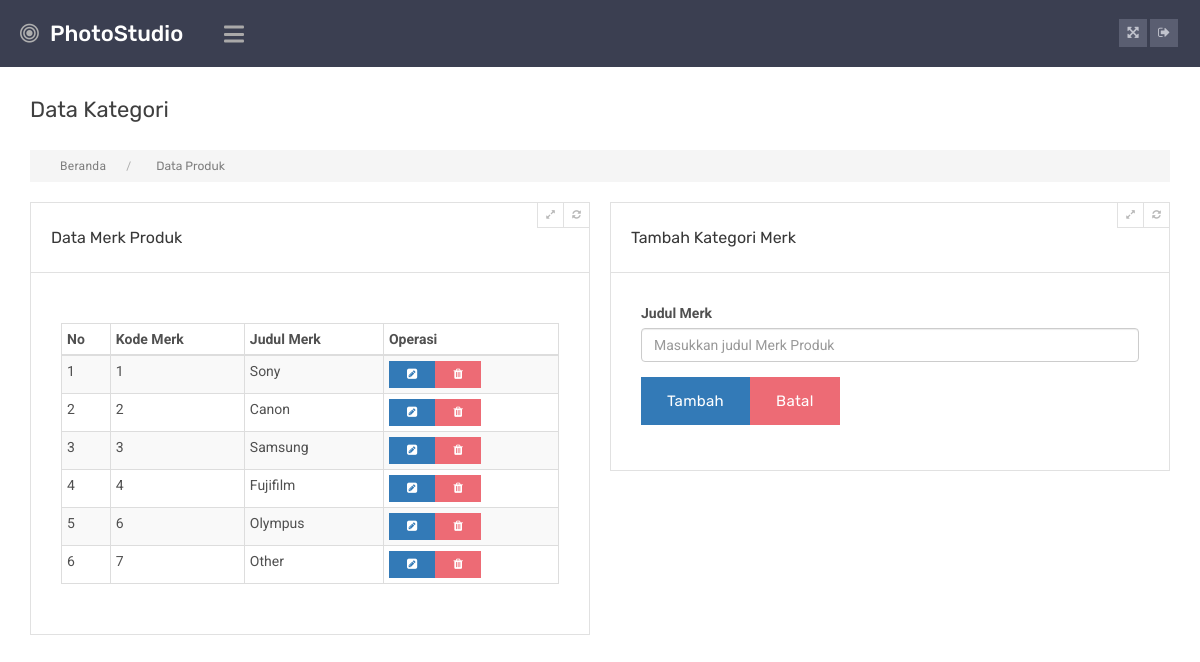
Screenshot of /admin/index.php?p=merk (signed in) with the database file from the repository.
### tables this page shows
CREATE TABLE `tb_merk` (
  `id_merk` int(11) NOT NULL,
  `judul_merk` varchar(45) DEFAULT NULL
);

### admin/pages/merk.php (the view, shortened to what this page needs)
<?php
    $merk=mysqli_query($konek, "SELECT * FROM tb_merk");
?>
<div class="panel-content">
          <div class="main-title-sec">
               <div class="row">
                   <div class="col-md-12 column">
                    </div>
                    <div class="col-md-3 column">
                         <div class="heading-profile">
                              <h2>Data Kategori</h2>
                         </div>
                    </div>
               </div>
          </div>
          <ul class="breadcrumbs">
               <li><a href="#" title="">Beranda</a></li>
               <li>Data Produk</li>
          </ul>
          <div class="main-content-area">
               <div class="row">
                    <div class="col-md-6">
                        <div class="widget">
                              <div class="widget-title">
                                   <h3>Data Merk Produk</h3>
                                   <div class="widget-controls">
                                        <span class="expand-content"><i class="fa fa-expand"></i></span>
                                        <span class="refresh-content"><i class="fa fa-refresh"></i></span>
                                   </div>
                              </div>
                              <div class="with-padding">
                                <table class="table table-responsive table-bordered table-condensed table-hover table-striped">
                                    <thead>
                                        <tr>
                                            <th>No</th>
                                            <th>Kode Merk</th>
                                            <th>Judul Merk</th>
                                            <th>Operasi</th>
                                        </tr>
                                    </thead>
                                    <tbody>
                                        <?php
                                            $no=1;
                                            while ($row=mysqli_fetch_assoc($merk)) {
                                        ?>
                                        <tr>
                                            <td><?php echo $no ?></td>
                                            <td><?php echo $row['id_merk'] ?></td>
                                            <td><?php echo $row['judul_merk'] ?></td>
                                            <td>
                                                <a href="#" data-toggle="modal" data-target=".kategori" data-id='<?php echo $row['id_merk'] ?>' data-kategori='<?php echo $row['judul_merk'] ?>'
                                                class="c-btn small blue-bg buzz edit_button"><i class="fa fa-pencil-square"></i></a>
                                                <a href="#" data-toggle="modal" data-target=".hapus" data-id='<?php echo $row['id_merk'] ?>' data-kategori='<?php echo $row['judul_merk'] ?>'
                                                class="c-btn small red-bg buzz delete_button"><i class="fa fa-trash"></i></a>
                                            </td>
                                        </tr>
                                        <?php $no++; } ?>
                                    </tbody>
                                </table>
                              </div>
                         </div>
                    </div>
                    <div class="col-md-6">
                        <div class="widget">
                              <div class="widget-title">
                                   <h3>Tambah Kategori Merk </h3>
                                   <div class="widget-controls">
                                        <span class="expand-content"><i class="fa fa-expand"></i></span>
                                        <span class="refresh-content"><i class="fa fa-refresh"></i></span>
                                   </div>
                              </div>
                              <div class="with-padding">
                                <form action="lib/proses.php" method="post">
                                    <div class="form-group">
                                        <label for="kategori">Judul Merk</label>
                                        <input type="text" name="merk" placeholder="Masukkan judul Merk Produk" class="form-control">
                                    </div>
                                    <div class="form-group">
                                        <button type="submit" class="c-btn large blue-bg" name="tambah_merk">Tambah</button>
                                        <button type="reset" class="c-btn large red-bg">Batal</button>
                                    </div>
                                </form>
                              </div>
                         </div>
                    </div>
               </div>
          </div>
     </div>

### admin/css/responsive.css (style rules this page uses)
@media (max-width: 1366px) { .widget-title > h3 { font-size: 16px; } }
@media (max-width: 1366px) { .heading-profile > h2 { font-size: 22px; } }
@media (max-width: 1366px) { .widget-controls { position: absolute; right: 0; top: -1px; } }
@media (max-width: 1366px) { .widget-controls > span { font-size: 10px; height: 26px; line-height: 24px; width: 27px; } }

### rows the page displays
tb_merk: id_merk "1", judul_merk "Sony"
tb_merk: id_merk "2", judul_merk "Canon"
tb_merk: id_merk "3", judul_merk "Samsung"
tb_merk: id_merk "4", judul_merk "Fujifilm"
tb_merk: id_merk "6", judul_merk "Olympus"
tb_merk: id_merk "7", judul_merk "Other"
